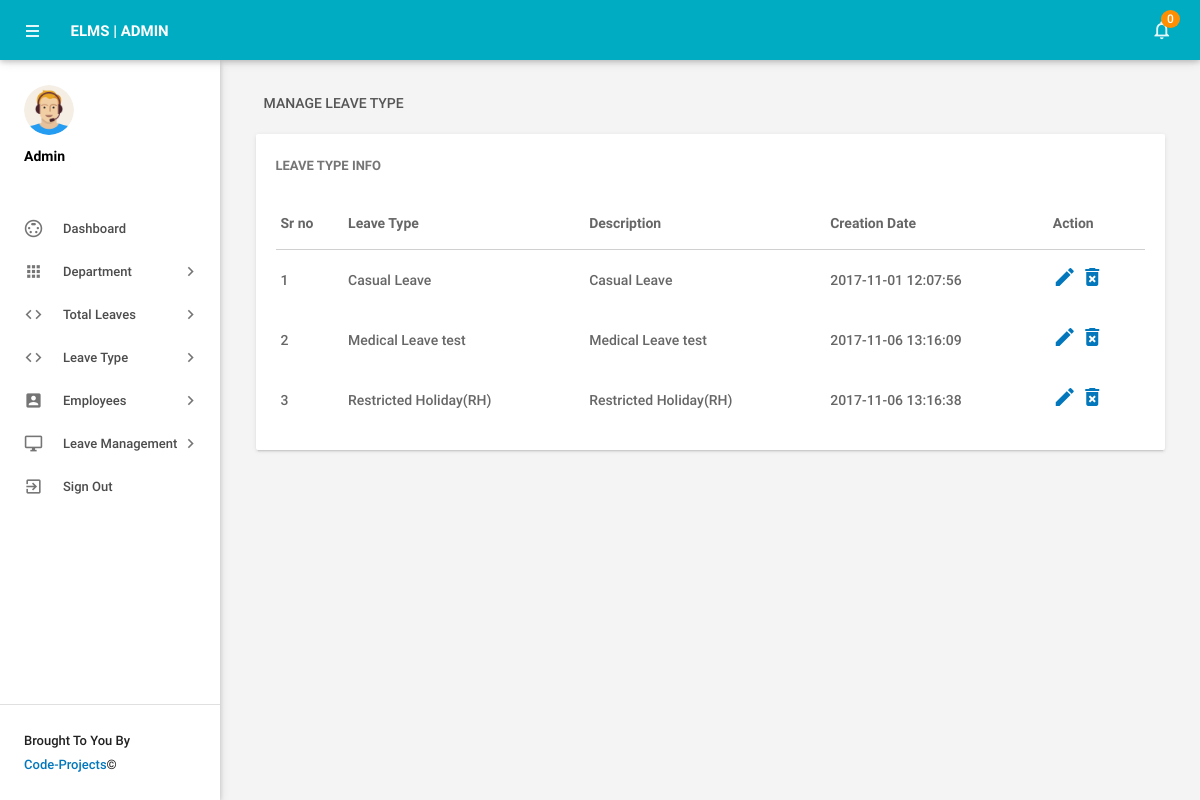
The page /admin/manageleavetype.php (signed in) on the database as committed earlier.
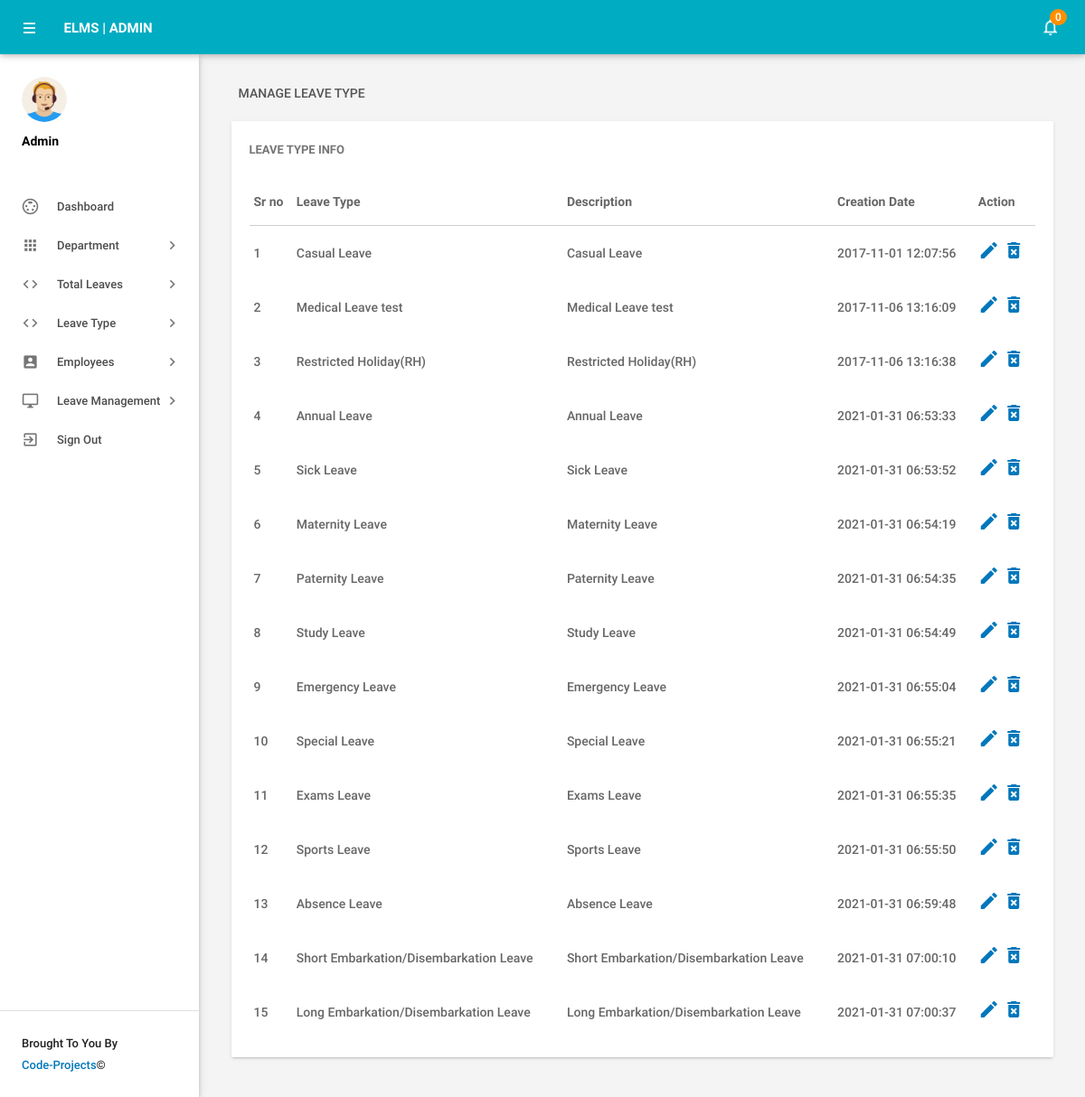
The same page on the database as committed later.
### tables this page shows
CREATE TABLE `tblleavetype` (
  `id` int(11) NOT NULL,
  `LeaveType` varchar(200) DEFAULT NULL,
  `Description` mediumtext DEFAULT NULL,
  `CreationDate` timestamp NOT NULL DEFAULT current_timestamp()
);

### admin/manageleavetype.php (the view, shortened to what this page needs)
<?php
include('includes/config.php');
if(strlen($_SESSION['alogin'])==0)
    {
header('location:index.php');
}
else{
 ?>
<!DOCTYPE html>
<html lang="en">
    <head>
        <link type="text/css" rel="stylesheet" href="../assets/plugins/materialize/css/materialize.min.css"/>
        <link href="../assets/plugins/material-preloader/css/materialPreloader.min.css" rel="stylesheet">
        <link href="../assets/plugins/datatables/css/jquery.dataTables.min.css" rel="stylesheet">
        <link href="../assets/css/alpha.min.css" rel="stylesheet" type="text/css"/>
        <link href="../assets/css/custom.css" rel="stylesheet" type="text/css"/>
    </head>
    <body>
       <?php include('includes/header.php');?>
       <?php include('includes/sidebar.php');?>
            <main class="mn-inner">
                <div class="row">
                    <div class="col s12">
                        <div class="page-title">Manage Leave Type</div>
                    </div>
                    <div class="col s12 m12 l12">
                        <div class="card">
                            <div class="card-content">
                                <span class="card-title">Leave Type Info</span>
                                <table id="example" class="display responsive-table ">
                                    <thead>
                                        <tr>
                                            <th>Sr no</th>
                                            <th>Leave Type</th>
                                            <th>Description</th>
                                            <th>Creation Date</th>
                                            <th>Action</th>
                                        </tr>
                                    </thead>
                                    <tbody>
<?php $sql = "SELECT * from tblleavetype";
$query = $dbh -> prepare($sql);
$query->execute();
$results=$query->fetchAll(PDO::FETCH_OBJ);
$cnt=1;
if($query->rowCount() > 0)
{
foreach($results as $result)
{               ?>
                                        <tr>
                                            <td> <?php echo htmlentities($cnt);?></td>
                                            <td><?php echo htmlentities($result->LeaveType);?></td>
                                            <td><?php echo htmlentities($result->Description);?></td>
                                            <td><?php echo htmlentities($result->CreationDate);?></td>
                                            <td><a href="editleavetype.php?lid=<?php echo htmlentities($result->id);?>"><i class="material-icons">mode_edit</i></a>
                                            <a href="manageleavetype.php?del=<?php echo htmlentities($result->id);?>" onclick="return confirm('Do you want to delete');"> <i class="material-icons">delete_forever</i></a> </td>
                                        </tr>
                                         <?php $cnt++;} }?>
                                    </tbody>
                                </table>
                            </div>
                        </div>
                    </div>
                </div>
            </main>
        </div>
        <div class="left-sidebar-hover"></div>
    </body>
</html>
<?php } ?>

### admin/includes/header.php (shortened to what this page needs)
        <div class="mn-content fixed-sidebar">
            <header class="mn-header navbar-fixed">
                <nav class="cyan darken-1">
                    <div class="nav-wrapper row">
                        <section class="material-design-hamburger navigation-toggle">
                            <a href="#" data-activates="slide-out" class="button-collapse show-on-large material-design-hamburger__icon">
                                <span class="material-design-hamburger__layer"></span>
                            </a>
                        </section>
                        <div class="header-title col s3">
                            <span class="chapter-title">ELMS | Admin</span>
                        </div>
                        <ul class="right col s9 m3 nav-right-menu">
                            <li class="hide-on-small-and-down"><a href="javascript:void(0)" data-activates="dropdown1" class="dropdown-button dropdown-right show-on-large"><i class="material-icons">notifications_none</i>
<?php
$isread=0;
$sql = "SELECT id from tblleaves where IsRead=:isread";
$query = $dbh -> prepare($sql);
$query->bindParam(':isread',$isread,PDO::PARAM_STR);
$query->execute();
$unreadcount=$query->rowCount();?>
                                <span class="badge"><?php echo htmlentities($unreadcount);?></span></a></li>
                        </ul>
                    </div>
                </nav>
            </header>

### admin/includes/sidebar.php (shortened to what this page needs)
  <aside id="slide-out" class="side-nav white fixed">
             <div class="side-nav-wrapper">
                 <div class="sidebar-profile">
                     <div class="sidebar-profile-image">
                         <img src="../assets/images/profile-image.png" class="circle" alt="">
                     </div>
                     <div class="sidebar-profile-info">
                             <p>Admin</p>
                     </div>
                 </div>
             <ul class="sidebar-menu collapsible collapsible-accordion" data-collapsible="accordion">
                 <li class="no-padding"><a class="waves-effect waves-grey" href="dashboard.php"><i class="material-icons">settings_input_svideo</i>Dashboard</a></li>
                 <li class="no-padding">
                     <a class="collapsible-header waves-effect waves-grey"><i class="material-icons">apps</i>Department<i class="nav-drop-icon material-icons">keyboard_arrow_right</i></a>
                 </li>
		<li class="no-padding">
                     <a class="collapsible-header waves-effect waves-grey"><i class="material-icons">code</i>Total Leaves<i class="nav-drop-icon material-icons">keyboard_arrow_right</i></a>
                 </li>
                 <li class="no-padding">
                     <a class="collapsible-header waves-effect waves-grey"><i class="material-icons">code</i>Leave Type<i class="nav-drop-icon material-icons">keyboard_arrow_right</i></a>
                 </li>
                 <li class="no-padding">
                     <a class="collapsible-header waves-effect waves-grey"><i class="material-icons">account_box</i>Employees<i class="nav-drop-icon material-icons">keyboard_arrow_right</i></a>
                 </li>
<li class="no-padding">
                     <a class="collapsible-header waves-effect waves-grey"><i class="material-icons">desktop_windows</i>Leave Management<i class="nav-drop-icon material-icons">keyboard_arrow_right</i></a>
                 </li>
                     <li class="no-padding">
                             <a class="waves-effect waves-grey" href="logout.php"><i class="material-icons">exit_to_app</i>Sign Out</a>
                         </li>
             </ul>
                <div class="footer">
                 <p class="copyright">Brought To You By<a href="http://www.code-projects.org/">Code-Projects </a>©</p>
             </div>
             </div>
         </aside>

Rows that differ between the two databases and show on the page:
added tblleavetype: LeaveType "Annual Leave", Description "Annual Leave", CreationDate "2021-01-31 06:53:33"
added tblleavetype: LeaveType "Sick Leave", Description "Sick Leave", CreationDate "2021-01-31 06:53:52"
added tblleavetype: LeaveType "Maternity Leave", Description "Maternity Leave", CreationDate "2021-01-31 06:54:19"
added tblleavetype: LeaveType "Paternity Leave", Description "Paternity Leave", CreationDate "2021-01-31 06:54:35"
added tblleavetype: LeaveType "Study Leave", Description "Study Leave", CreationDate "2021-01-31 06:54:49"
added tblleavetype: LeaveType "Emergency Leave", Description "Emergency Leave", CreationDate "2021-01-31 06:55:04"
added tblleavetype: LeaveType "Special Leave", Description "Special Leave", CreationDate "2021-01-31 06:55:21"
added tblleavetype: LeaveType "Exams Leave", Description "Exams Leave", CreationDate "2021-01-31 06:55:35"
added tblleavetype: LeaveType "Sports Leave", Description "Sports Leave", CreationDate "2021-01-31 06:55:50"
added tblleavetype: LeaveType "Absence Leave", Description "Absence Leave", CreationDate "2021-01-31 06:59:48"
added tblleavetype: LeaveType "Short Embarkation/Disembarkation Leave", Description "Short Embarkation/Disembarkation Leave", CreationDate "2021-01-31 07:00:10"
added tblleavetype: LeaveType "Long Embarkation/Disembarkation Leave", Description "Long Embarkation/Disembarkation Leave", CreationDate "2021-01-31 07:00:37"
